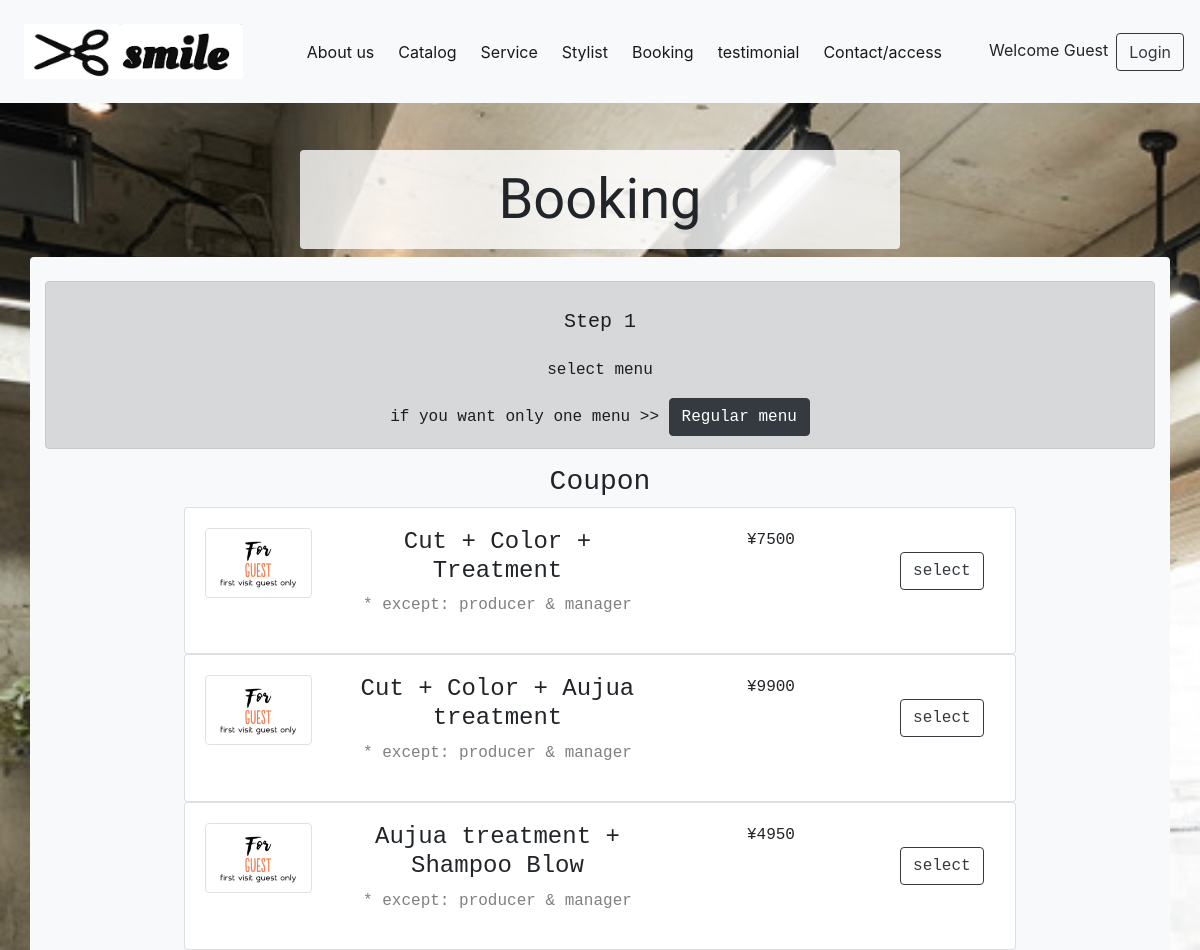
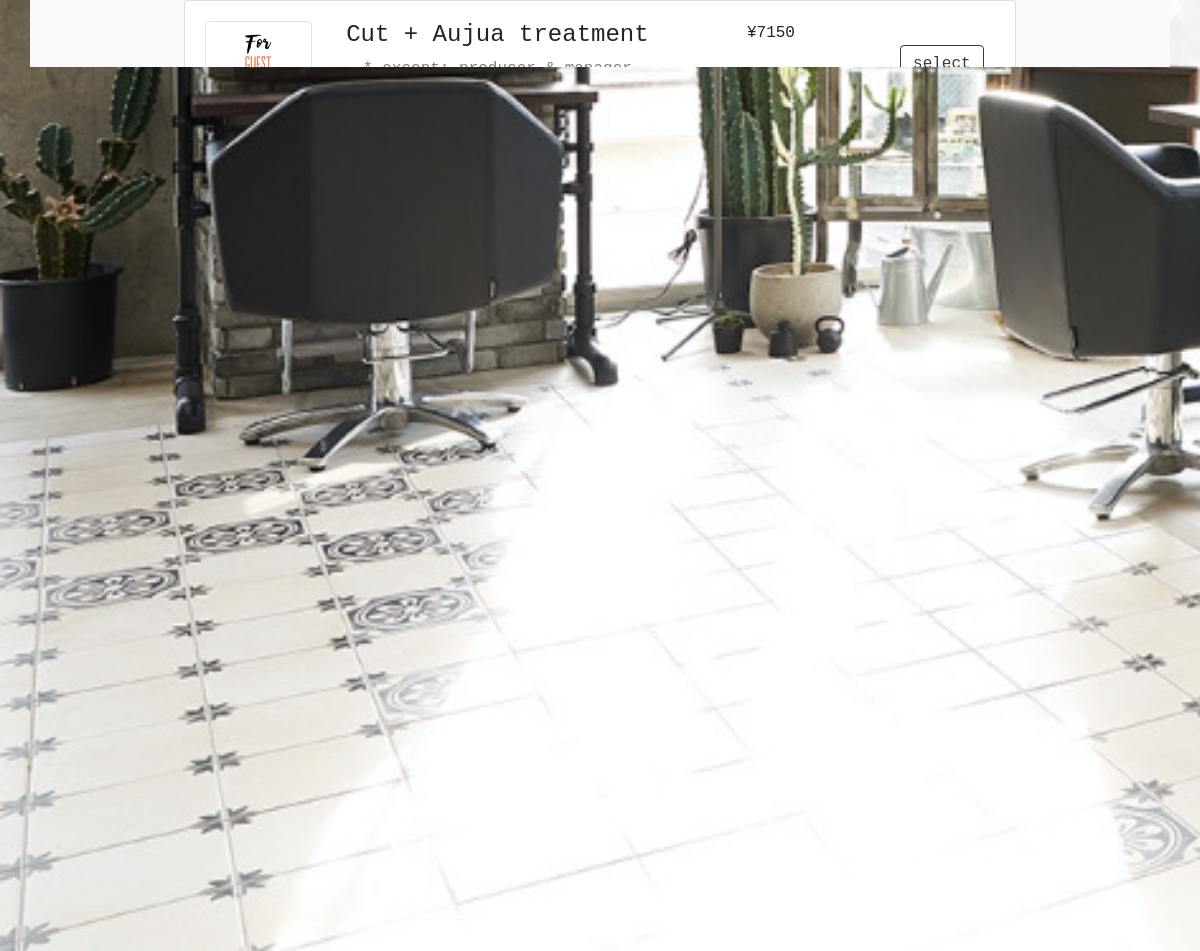
Screenshot of /booking.php with the database file from the repository (2 pictures, top to bottom).
### tables this page shows
CREATE TABLE `coupon` (
  `coupon_id` int(11) NOT NULL,
  `coupon_name` varchar(100) NOT NULL,
  `coupon_price` int(11) NOT NULL
);

### classes/connection.php (called while the page is built, shortened)
<?php
class Connection{
    private $servername="localhost";
    private $username ="root";
    private $password ="root";
    private $db_name ="hairsalon";
    function __construct(){
        $this->conn = new mysqli($this->servername,$this->username,$this->password,$this->db_name);
        if($this->conn->connect_error){
            die('error connection to database'.$this->conn->connect_error);
        }else{
            return $this->conn;
        }
    }
}
?>

### hairsalonAction.php (called while the page is built, shortened)
<?php
include 'classes/Hairsalon.php';
$Hairsalon= new Hairsalon;
?>

### classes/Hairsalon.php (called while the page is built, shortened)
<?php
include 'connection.php';
class Hairsalon extends Connection{
function displayServiceMenu(){
    $sql="SELECT * FROM service";
    $result = $this->conn->query($sql);
    if($result->num_rows>0){
        while($rows =$result->fetch_assoc()){
            $row[]= $rows;
        }
        return $row;
    }else{
        return FALSE;
    }
}
function displayCouponMenu(){
    $sql="SELECT * FROM coupon";
    $result = $this->conn->query($sql);
    if($result ->num_rows>0){
        while($rows = $result->fetch_assoc()){
            $row[]=$rows;
        }
        return $row;
    }else{
        return FALSE;
    }
}
}
?>

### booking.php (the view, shortened to what this page needs)
<?php
include 'userMenu.php';
$addMenuList =$Hairsalon->displayServiceMenu();
$addCouponList =$Hairsalon->displayCouponMenu();
?>
<!doctype html>
<html lang="en">
  <head>
    <link rel="stylesheet" href="https://stackpath.bootstrapcdn.com/bootstrap/4.3.1/css/bootstrap.min.css">
</head>
  <body>
    <div class="container text-monospace text-center w-50 rounded" id="booking">
      <h5 class="display-4 p-3">Booking</h5>
    </div>
    <div class="container bg-light text-monospace text-center mb-5 rounded">
      <br>
      <div class="alert alert-dark">
          <h5 class="text-monospace p-3">Step 1</h4>
          <p class="text-monospace"> select menu</p>
          if you want only one menu >> <a href="booking2.php" class="btn btn-dark">Regular menu</a>
      </div>
        <div class="w-75 mx-auto">
        <h3>Coupon</h3>
        <?php
        foreach ($addCouponList as $coupon) :?>
          <div class="card">
            <div class="card-body">
              <div class="row">
                <div class="col-lg-2">
                  <img src="asset/coupon1.png" alt="" class="img-thumbnail">
                </div>
                <div class="col-lg-5 mt-3 mt-lg-0">
                  <h4><?php echo $coupon['coupon_name'] ?></h4>
                  <p class=" display-5 text-black-50">* except: producer & manager</p>
                </div>
                <div class="col-lg-3">
                  <?php echo "¥".$coupon['coupon_price'] ?>
                </div>
                <div class="col-lg-2">
                  <form action="hairsalonAction.php" method="post">
                    <br>
                    <button type="submit" name="addCoupon" class="btn btn-outline-dark">select</button>
                  </form>
                </div>
              </div>
            </div>
          </div>
        <?php endforeach; ?>
        <br><br>
        </div>
    </div>
      <nav class="nav navbar bg-dark mt-5">
        <a href="dashboard.php" >Home</a>
        <p class="text-light">Copyright@ Yuka Matsumoto</p>
        <a href="contactpage.php">Contact</a>
      </nav>
  </body>
</html>

### booking.php (style rules this page uses)
body { margin-top:150px; height: 600px; background-image: url(asset/state.jpeg); background-repeat: no-repeat; background-attachment: fixed; background-size : cover; }
#booking { background-color: rgba(255, 255, 255, 0.8); }
div h5 { font-family: 'Oleo Script', cursive; }

### rows the page displays
coupon: coupon_name "Cut + Color + Treatment", coupon_price "7500"
coupon: coupon_name "Cut + Color + Aujua treatment", coupon_price "9900"
coupon: coupon_name "Aujua treatment + Shampoo Blow", coupon_price "4950"
coupon: coupon_name "Cut + Aujua treatment", coupon_price "7150"
coupon: coupon_name "Cut + Shampoo Blow * For woman", coupon_price "4400"
coupon: coupon_name "Cut + color", coupon_price "8250"
coupon: coupon_name "Cut + Perm", coupon_price "10450"
coupon: coupon_name "Cut + Perm + Treatment"
coupon: coupon_name "Cut + Perm + Aujua treatment"
